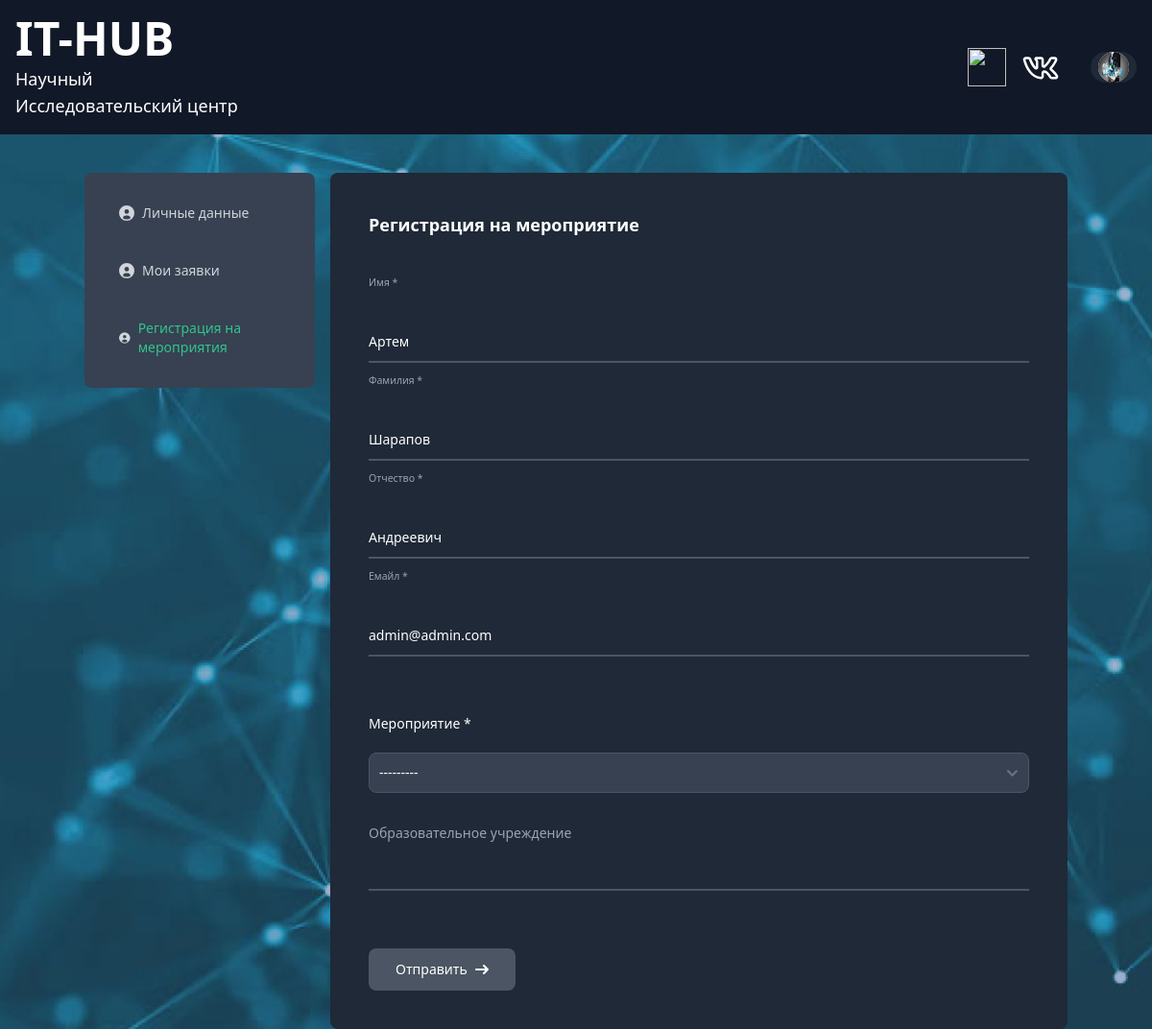
Screenshot of /activities/user/registration_activities/ (signed in) with the database file from the repository.
### accounts/models.py (models this page shows)
class CustomUser(AbstractUser):
    username = None
    email = models.EmailField(max_length = 255, unique = True, verbose_name = 'Емайл')
    USERNAME_FIELD = 'email'
    REQUIRED_FIELDS = []
    GENDER_CHOICES = (
        ('M', 'М'),
        ('F', 'Ж'),
    )
    first_name = models.CharField("Имя",max_length=100, null=True, blank=True)
    surname = models.CharField("Фамилия",max_length=100, null=True, blank=True)
    last_name = models.CharField("Отчество",max_length=100, null=True, blank=True)
    phone = models.CharField("Номер телефона учащегося",max_length=20, null=True, blank=True)
    sex = models.CharField("Пол",max_length=1, choices=GENDER_CHOICES, null=True, blank=True)
    date_of_birth = models.DateField('Дата рождения',null=True, blank=True)
    citizenship = models.CharField("Гражданство",max_length=100, null=True, blank=True)
    region = models.CharField("Регион",max_length=100, null=True, blank=True)
    image_profile = models.ImageField(
        'Аватар', upload_to='profiles/', blank=True
    )
    objects = UserManager()
    class Meta:
        verbose_name = 'Пользователь'
        verbose_name_plural = 'Пользователи'

### activities/views.py (the view)
# urls.py: path('registration_activities/', views.registration_activities, name='registration_activities'),
@login_required
def registration_activities(request):
    form = ActivitiesRegistrationForm(
        request.POST or None,
        user=request.user
    )
    if request.method == 'POST':
        if form.is_valid():
            form.save()
            return redirect('activities:my_requests_activities')
    return render(request, 'user/activities/registration_activities.html', {'form': form})

### activities/forms.py (shortened to what this page needs)
class ActivitiesRegistrationForm(ModelForm):
    class Meta:
        model = ParticipationActivities
        fields = [
            'first_name',
            'surname',
            'last_name',
            'email',
            'activity',
            'education_entity',
        ]
    def __init__(self, *args, **kwargs):
        self.user = kwargs.pop('user', None)
        super().__init__(*args, **kwargs)
        if self.user:
            self.fields['first_name'].initial = self.user.first_name or None
            self.fields['surname'].initial = self.user.surname or None
            self.fields['last_name'].initial = self.user.last_name or None
            self.fields['email'].initial = self.user.email or None

### activities/models.py (called while the page is built)
    def __str__(self):
        return f"{self.title} Время: {self.datetime_pub.strftime('%d/%m/%Y %H:%M')}"

### core/context_processors/enum_activities.py (called while the page is built)
def enum_activities_processor(request):
    return {
        'enum_activities': StatusParticipation.choices
    }

### core/templatetags/user_filters.py (called while the page is built)
@register.filter
def addclass(field, css):
    return field.as_widget(attrs={'class': css})

@register.filter(name='without_placeholder')
def without_placeholder(field):
    field.field.widget.attrs['placeholder']=' '
    return field

### templates/user/activities/registration_activities.html (shortened to what this page needs)
{% extends "_base_profile.html" %}
{% load i18n %}
{% load thumbnail %}
{% load static %}
{% load user_filters %}
{% block content %}
    <div class="max-w-5xl mx-auto">
        <div class="grid grid-cols-12 mt-10">
            {% include 'user/accounts/base_sidebar.html' %}
            <div class="p-10  text-medium text-gray-400 bg-gray-800 rounded-lg  col-span-9">
                <h3 class="text-lg font-bold text-white mb-2">
                       Регистрация на мероприятие
                </h3>
                <div class="pt-10">
                    <form class="" method="POST" enctype="multipart/form-data">
                        {% for field in form %}
                            <div class="relative z-0 w-full mb-5 group pt-10 "
                                    {% if field.field.required %}
                                 aria-required="true"
                                    {% else %}
                                 aria-required="false"
                                    {% endif %}
                            >
                                {% if field.field.widget.input_type == 'file' %}
                                    <label for="{{ field.id_for_label }}"
                                           class="block  text-sm font-medium text-white pb-5">
                                        {{ field.label }}
                                        {% if field.field.required %}
                                            <span class="accent-red-600">*</span>
                                        {% endif %}
                                    </label>
                                    {{ field|without_placeholder|addclass:"block w-full text-sm text-gray-900 border border-gray-300 rounded-lg cursor-pointer bg-gray-50 text-gray-400 focus:outline-none bg-gray-700 border-gray-600 placeholder-gray-400" }}
                                {% elif field.field.widget.input_type == 'select' %}
                                    <label for="{{ field.id_for_label }}"
                                           class="block  text-sm font-medium text-white mb-5">
                                        {{ field.label }}
                                        {% if field.field.required %}
                                            <span class="accent-red-600">*</span>
                                        {% endif %}
                                    </label>
                                    {{ field|without_placeholder|addclass:"bg-gray-50 border border-gray-300 text-gray-900 text-sm rounded-lg focus:ring-blue-500 focus:border-blue-500 block w-full p-2.5 bg-gray-700 border-gray-600 placeholder-gray-400 text-white focus:ring-blue-500 focus:border-blue-500" }}
                                {% else %}
                                    {{ field|without_placeholder|addclass:'block py-2.5 px-0 w-full text-sm text-white bg-transparent border-0 border-b-2 border-gray-300 appearance-none dark:text-white dark:border-gray-600 dark:focus:border-blue-500 focus:outline-none focus:ring-0 focus:border-blue-600 peer' }}
                                    <label for="{{ field.id_for_label }}"
                                           class="peer-focus:font-medium absolute text-sm text-white dark:text-gray-400 duration-300 transform -translate-y-6 scale-75 top-3 -z-10 origin-[0] peer-focus:start-0 rtl:peer-focus:translate-x-1/4 rtl:peer-focus:left-auto peer-focus:text-blue-600 peer-focus:dark:text-blue-500 peer-placeholder-shown:scale-100 peer-placeholder-shown:translate-y-0 peer-focus:scale-75 peer-focus:-translate-y-6">
                                        {{ field.label }}
                                        {% if field.field.required %}
                                            <span class="accent-red-600">*</span>
                                        {% endif %}
                                    </label>
                                {% endif %}
                            </div>
                        {% endfor %}
                        <button type="submit"
                                class="inline-flex items-center mt-10 px-7 py-3 text-sm font-medium text-center text-white bg-gray-600 rounded-lg hover:bg-gray-300 focus:ring-4 focus:outline-none focus:ring-blue-300">
                            <span>Отправить</span>
                            <svg class="rtl:rotate-180 w-3.5 h-3.5 ms-2" aria-hidden="true"
                                 xmlns="http://www.w3.org/2000/svg"
                                 fill="none" viewBox="0 0 14 10">
                                <path stroke="currentColor" stroke-linecap="round" stroke-linejoin="round"
                                      stroke-width="2"
                                      d="M1 5h12m0 0L9 1m4 4L9 9"></path>
                            </svg>
                        </button>
                    </form>
                </div>
            </div>
        </div>
    </div>
{% endblock %}

### rows the page displays
CustomUser: form "Артем" "Шарапов" "Андреевич" "admin@admin.com"

### other values shown
{{ field.label }} "Имя" "Фамилия" "Отчество" "Емайл" "Образовательное учреждение"
{{ field.label }} "Мероприятие"
